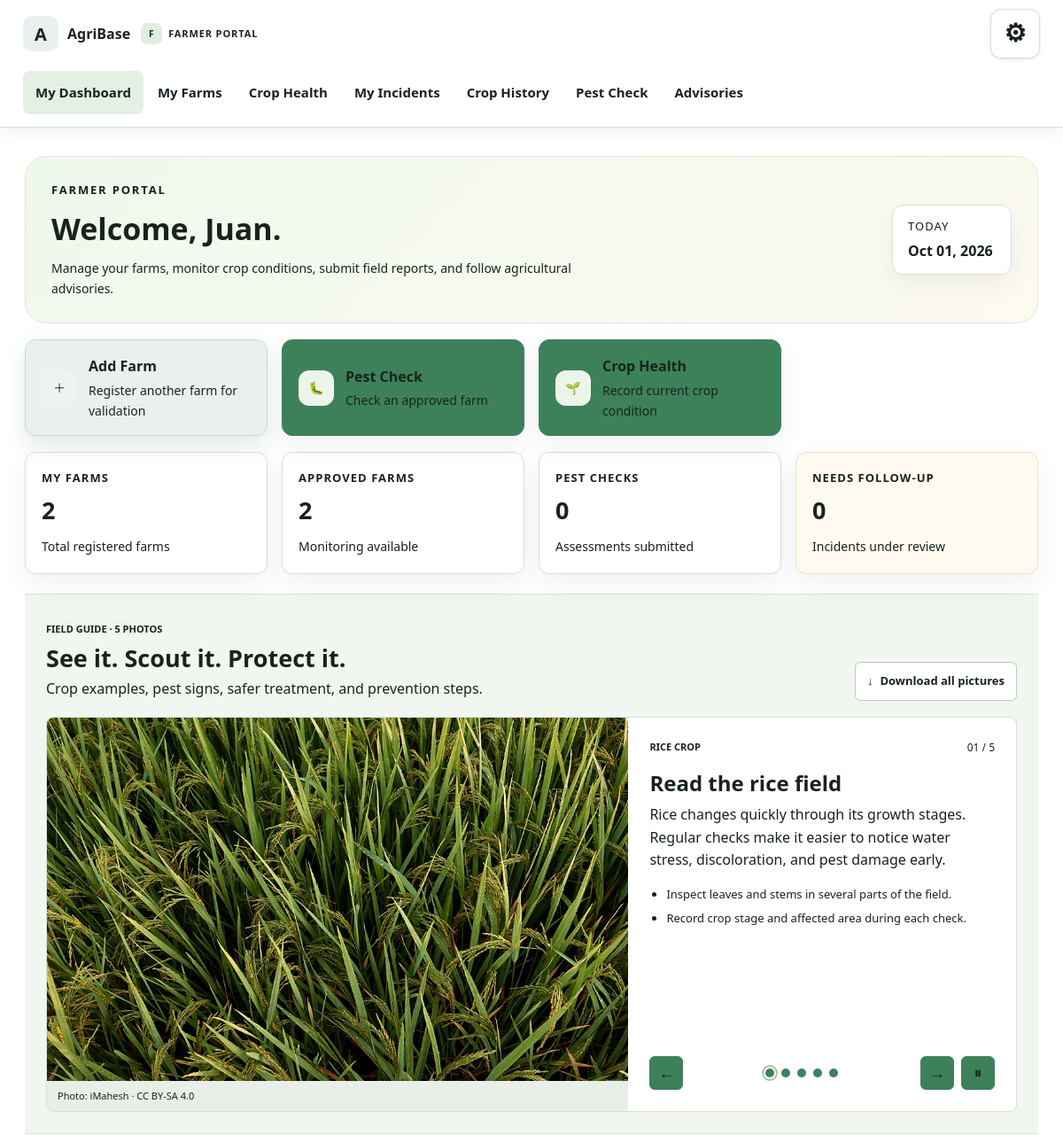
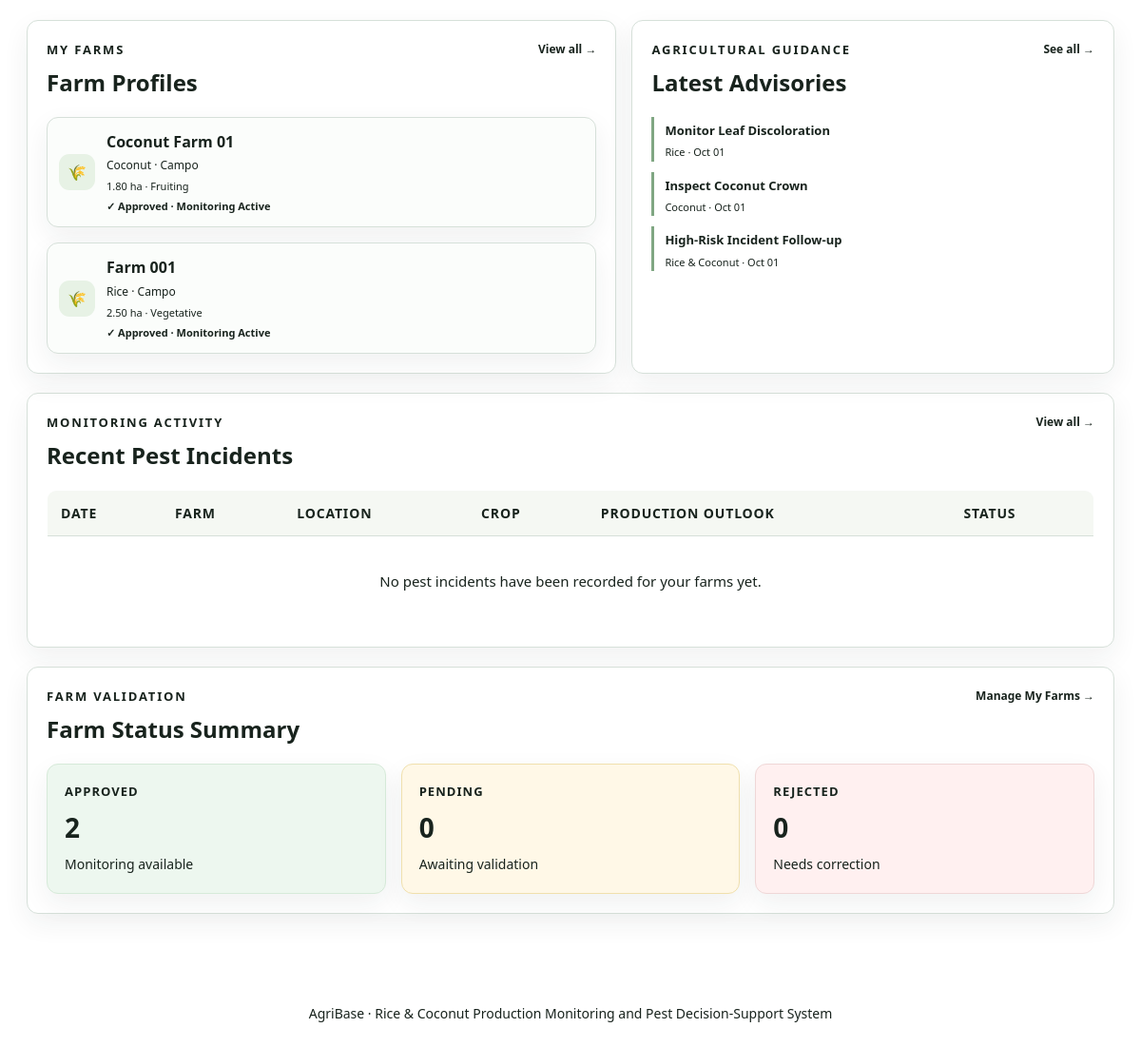
Page /farmer_dashboard.php (signed in) on the committed database (2 pictures, top to bottom).
### tables this page shows
CREATE TABLE farms (
    id INT AUTO_INCREMENT PRIMARY KEY,
    farmer_id INT NOT NULL,
    farm_name VARCHAR(150) NOT NULL,
    barangay VARCHAR(100) NOT NULL,
    crop VARCHAR(50) NOT NULL,
    area_hectares DECIMAL(8,2) NOT NULL DEFAULT 0,
    growth_stage VARCHAR(80) NULL,

    approval_status ENUM('Pending', 'Approved', 'Rejected')
        NOT NULL DEFAULT 'Pending',

    approved_by INT NULL,
    approved_at DATETIME NULL,
    rejection_reason TEXT NULL,

    created_at TIMESTAMP DEFAULT CURRENT_TIMESTAMP,
    updated_at TIMESTAMP DEFAULT CURRENT_TIMESTAMP
        ON UPDATE CURRENT_TIMESTAMP,

    INDEX idx_farms_farmer (farmer_id),
    INDEX idx_farms_status (approval_status),

    CONSTRAINT fk_farms_farmer
        FOREIGN KEY (farmer_id)
        REFERENCES users(id)
        ON DELETE CASCADE,

    CONSTRAINT fk_farms_approved_by
        FOREIGN KEY (approved_by)
        REFERENCES users(id)
        ON DELETE SET NULL
);

CREATE TABLE advisories (
    id INT AUTO_INCREMENT PRIMARY KEY,
    title VARCHAR(180) NOT NULL,
    crop VARCHAR(50) NOT NULL,
    risk_level ENUM('Low', 'Moderate', 'High')
        NOT NULL DEFAULT 'Low',
    content TEXT NOT NULL,
    details TEXT NULL,
    image_path VARCHAR(255) NULL,
    image_alt VARCHAR(180) NULL,
    status ENUM('Published', 'Draft')
        NOT NULL DEFAULT 'Published',
    created_by INT NOT NULL,
    created_at TIMESTAMP DEFAULT CURRENT_TIMESTAMP,

    CONSTRAINT fk_advisories_created_by
        FOREIGN KEY (created_by)
        REFERENCES users(id)
        ON DELETE RESTRICT
);

### farmer_dashboard.php (the view, shortened to what this page needs)
<?php
require 'includes/config.php';
require 'includes/functions.php';
$farmerId = (int) user()['id'];
$stmt = $pdo->prepare("
    SELECT
        COUNT(*) AS total_farms,
        SUM(
            approval_status = 'Approved'
        ) AS approved_farms,
        SUM(
            approval_status = 'Pending'
        ) AS pending_farms,
        SUM(
            approval_status = 'Rejected'
        ) AS rejected_farms
    FROM farms
    WHERE farmer_id = ?
");
$stmt->execute([
    $farmerId
]);
$farmStats = $stmt->fetch();
$totalFarms =
    (int) ($farmStats['total_farms'] ?? 0);
$approvedFarms =
    (int) ($farmStats['approved_farms'] ?? 0);
$pendingFarms =
    (int) ($farmStats['pending_farms'] ?? 0);
$rejectedFarms =
    (int) ($farmStats['rejected_farms'] ?? 0);
$stmt = $pdo->prepare("
    SELECT COUNT(*)
    FROM pest_assessments p
    INNER JOIN farms f
        ON f.id = p.farm_id
    WHERE f.farmer_id = ?
");
$stmt->execute([
    $farmerId
]);
$pestChecks =
    (int) $stmt->fetchColumn();
$stmt = $pdo->prepare("
    SELECT COUNT(*)
    FROM incidents i
    INNER JOIN farms f
        ON f.id = i.farm_id
    WHERE f.farmer_id = ?
      AND i.status IN (
          'Reported',
          'Under Review'
      )
");
$stmt->execute([
    $farmerId
]);
$followUp =
    (int) $stmt->fetchColumn();
$stmt = $pdo->prepare("
    SELECT
        f.*,
        (
            SELECT COUNT(*)
            FROM incidents i
            WHERE i.farm_id = f.id
        ) AS incident_count
    FROM farms f
    WHERE f.farmer_id = ?
    ORDER BY
        CASE f.approval_status
            WHEN 'Pending' THEN 1
            WHEN 'Approved' THEN 2
            WHEN 'Rejected' THEN 3
            ELSE 4
        END,
        f.id DESC
    LIMIT 6
");
$stmt->execute([
    $farmerId
]);
$myFarms =
    $stmt->fetchAll();
$stmt = $pdo->prepare("
    SELECT
        i.id,
        i.status,
        i.created_at,
        p.crop,
        p.severity,
        p.affected_area,
        f.farm_name,
        f.barangay
    FROM incidents i
    INNER JOIN pest_assessments p
        ON p.id = i.assessment_id
    INNER JOIN farms f
        ON f.id = i.farm_id
    WHERE f.farmer_id = ?
    ORDER BY i.created_at DESC
    LIMIT 5
");
$stmt->execute([
    $farmerId
]);
$recentIncidents =
    $stmt->fetchAll();
$stmt = $pdo->query("
    SELECT
        id,
        title,
        crop,
        created_at
    FROM advisories
    WHERE status = 'Published'
    ORDER BY created_at DESC
    LIMIT 3
");
$advisories =
    $stmt->fetchAll();
$nameParts = preg_split(
    '/\s+/',
    trim(user()['full_name'])
);
$firstName =
    $nameParts[0] ?? 'Farmer';
?>
<div class="farmer-welcome">
    <div>
        <span class="farmer-kicker">
            FARMER PORTAL
        </span>
        <h1>
            Welcome, <?= e($firstName) ?>.
        </h1>
        <p>
            Manage your farms, monitor crop conditions,
            submit field reports, and follow agricultural
            advisories.
        </p>
    </div>
    <div class="farmer-season">
        <span>
            Today
        </span>
        <strong>
            <?= date('M d, Y') ?>
        </strong>
    </div>
</div>
<section class="farmer-action-grid">
    <a
        class="farmer-action primary"
        href="farm.php#add-farm"
    >
        <span class="action-icon">
            ＋
        </span>
        <div>
            <strong>
                Add Farm
            </strong>
            <small>
                Register another farm for validation
            </small>
        </div>
    </a>
    <a
        class="farmer-action"
        href="farmer_pest_assessment.php"
    >
        <span class="action-icon">
            🐛
        </span>
        <div>
            <strong>
                Pest Check
            </strong>
            <small>
                Check an approved farm
            </small>
        </div>
    </a>
    <a
        class="farmer-action"
        href="farmer_production_assessment.php"
    >
        <span class="action-icon">
            🌱
        </span>
        <div>
            <strong>
                Crop Health
            </strong>
            <small>
                Record current crop condition
            </small>
        </div>
    </a>
</section>
<section class="farmer-stats">
    <div>
        <span>
            My Farms
        </span>
        <strong>
            <?= $totalFarms ?>
        </strong>
        <small>
            Total registered farms
        </small>
    </div>
    <div>
        <span>
            Approved Farms
        </span>
        <strong>
            <?= $approvedFarms ?>
        </strong>
        <small>
            Monitoring available
        </small>
    </div>
    <div>
        <span>
            Pest Checks
        </span>
        <strong>
            <?= $pestChecks ?>
        </strong>
        <small>
            Assessments submitted
        </small>
    </div>
    <div class="attention">
        <span>
            Needs Follow-up
        </span>
        <strong>
            <?= $followUp ?>
        </strong>
        <small>
            Incidents under review
        </small>
    </div>
</section>
<?php
require __DIR__ . '/includes/farm_gallery.php';
?>
<div class="farmer-grid">
    <section class="farmer-panel">
        <div class="farmer-panel-head">
            <div>
                <span class="farmer-kicker">
                    MY FARMS
                </span>
                <h2>
                    Farm Profiles
                </h2>
            </div>
            <a href="farm.php">
                View all →
            </a>
        </div>
        <?php if ($myFarms): ?>
            <div class="farm-cards">
                <?php foreach ($myFarms as $farm): ?>
                    <a
                        class="farm-card"
                        href="farm.php?id=<?= $farm['id'] ?>"
                    >
                        <div class="farm-crop-icon">
                            🌾
                        </div>
                        <div>
                            <b>
                                <?= e($farm['farm_name']) ?>
                            </b>
                            <span>
                                <?= e($farm['crop']) ?>
                                ·
                                <?= e($farm['barangay']) ?>
                            </span>
                            <small>
                                <?= e($farm['area_hectares']) ?>
                                ha
                                ·
                                <?= e(
                                    $farm['growth_stage']
                                    ?: 'Stage not set'
                                ) ?>
                            </small>
                            <?php if (
                                $farm['approval_status'] === 'Approved'
                            ): ?>
                                <small class="farm-status approved">
                                    ✓ Approved · Monitoring Active
                                </small>
                            <?php elseif (
                                $farm['approval_status'] === 'Rejected'
                            ): ?>
                                <small class="farm-status rejected">
                                    ✕ Rejected · View Details
                                </small>
                            <?php else: ?>
                                <small class="farm-status pending">
                                    ● Pending Validation
                                </small>
                            <?php endif; ?>
                        </div>
                    </a>
                <?php endforeach; ?>
            </div>
        <?php endif; ?>
    </section>
    <section class="farmer-panel">
        <div class="farmer-panel-head">
            <div>
                <span class="farmer-kicker">
                    AGRICULTURAL GUIDANCE
                </span>
                <h2>
                    Latest Advisories
                </h2>
            </div>
            <a href="advisories.php">
                See all →
            </a>
        </div>
        <div class="advisory-mini-list">
            <?php foreach ($advisories as $advisory): ?>
                <div>
                    <b>
                        <?= e($advisory['title']) ?>
                    </b>
                    <small>
                        <?= e($advisory['crop']) ?>
                        ·
                        <?= e(
                            date(
                                'M d',
                                strtotime(
                                    $advisory['created_at']
                                )
                            )
                        ) ?>
                    </small>
                </div>
            <?php endforeach; ?>
        </div>
    </section>
</div>
<section
    class="farmer-panel"
    style="margin-top: 20px"
>
    <div class="farmer-panel-head">
        <div>
            <span class="farmer-kicker">
                MONITORING ACTIVITY
            </span>
            <h2>
                Recent Pest Incidents
            </h2>
        </div>
        <a href="incidents.php">
            View all →
        </a>
    </div>
    <div class="table-wrap">
        <table class="farmer-table">
            <thead>
                <tr>
                    <th>
                        Date
                    </th>
                    <th>
                        Farm
                    </th>
                    <th>
                        Location
                    </th>
                    <th>
                        Crop
                    </th>
                    <th>Production Outlook</th>
                    <th>
                        Status
                    </th>
                </tr>
            </thead>
            <tbody>
                <?php if (!$recentIncidents): ?>
                    <tr>
                        <td
                            colspan="6"
                            class="empty"
                        >
                            No pest incidents have been
                            recorded for your farms yet.
                        </td>
                    </tr>
                <?php endif; ?>
            </tbody>
        </table>
    </div>
</section>
<section
    class="farmer-panel"
    style="margin-top: 20px"
>
    <div class="farmer-panel-head">
        <div>
            <span class="farmer-kicker">
                FARM VALIDATION
            </span>
            <h2>
                Farm Status Summary
            </h2>
        </div>
        <a href="farm.php">
            Manage My Farms →
        </a>
    </div>
    <div class="farmer-status-grid">
        <div class="approved">
            <span>
                Approved
            </span>
            <strong>
                <?= $approvedFarms ?>
            </strong>
            <small>
                Monitoring available
            </small>
        </div>
        <div class="pending">
            <span>
                Pending
            </span>
            <strong>
                <?= $pendingFarms ?>
            </strong>
            <small>
                Awaiting validation
            </small>
        </div>
        <div class="rejected">
            <span>
                Rejected
            </span>
            <strong>
                <?= $rejectedFarms ?>
            </strong>
            <small>
                Needs correction
            </small>
        </div>
    </div>
</section>

### rows in the picture
farms: farm_name "Coconut Farm 01", crop "Coconut", barangay "Campo", area_hectares "1.80", growth_stage "Fruiting", approval_status "✓ Approved · Monitoring Active"
farms: farm_name "Farm 001", crop "Rice", barangay "Campo", area_hectares "2.50", growth_stage "Vegetative", approval_status "✓ Approved · Monitoring Active"
advisories: title "Monitor Leaf Discoloration", crop "Rice", created_at "Oct 01"
advisories: title "Inspect Coconut Crown", crop "Coconut", created_at "Oct 01"
advisories: title "High-Risk Incident Follow-up", crop "Rice & Coconut", created_at "Oct 01"

### other values in the picture
$roleMark "F"
$firstName "Juan"
$totalFarms "2"
$approvedFarms "2"
$pestChecks "0"
$followUp "0"
count($farmGallerySlides) "5"
$firstGallerySlide['credit'] "Photo: iMahesh · CC BY-SA 4.0"
$firstGallerySlide['category'] "RICE CROP"
$firstGallerySlide['title'] "Read the rice field"
$firstGallerySlide['text'] "Rice changes quickly through its growth stages. Regular checks make it easier to notice water stress, discoloration, and pest damage early."
$tip "Inspect leaves and stems in several parts of the field."
$tip "Record crop stage and affected area during each check."
$pendingFarms "0"
$rejectedFarms "0"
